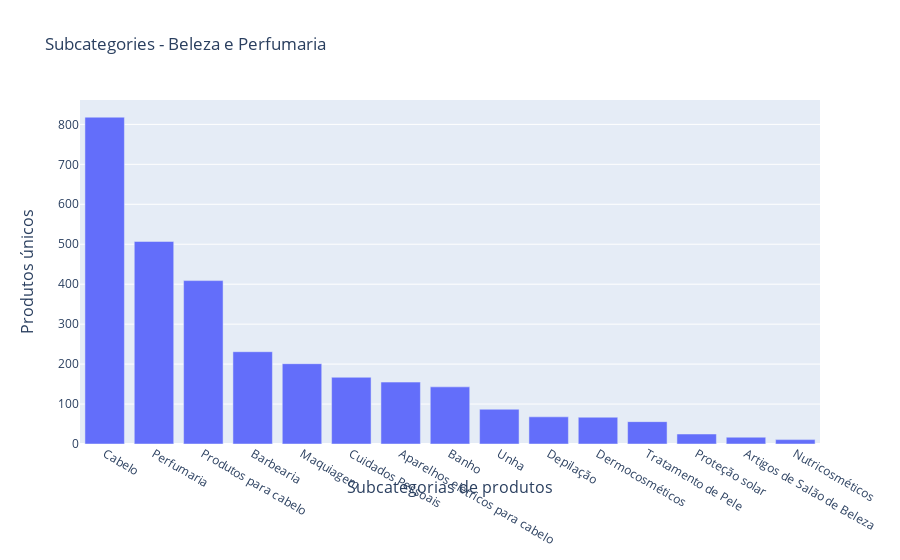

Notebook source saved alongside this figure:
### Code cell
plot_subcategories(df=df, categorie="Beleza e Perfumaria")

### Figure 1 — Plotly figure (JSON) as saved in the notebook; plotly's stock layout.template omitted (floating-point values rounded to 4 significant figures)
{"data": [{"type": "bar", "x": ["Cabelo", "Perfumaria", "Produtos para cabelo", "Barbearia", "Maquiagem", "Cuidados Pessoais", "Aparelhos elétricos para cabelo", "Banho", "Unha", "Depilação", "Dermocosméticos", "Tratamento de Pele", "Proteção solar", "Artigos de Salão de Beleza", "Nutricosméticos"], "xaxis": "x", "y": [818, 507, 409, 231, 201, 167, 155, 143, 87, 68, 67, 56, 25, 17, 11], "yaxis": "y"}], "layout": {"annotations": [{"font": {"size": 16}, "showarrow": false, "text": "Subcategorias de produtos", "x": 0.5, "xanchor": "center", "xref": "paper", "y": 0, "yanchor": "top", "yref": "paper", "yshift": -30}, {"font": {"size": 16}, "showarrow": false, "text": "Produtos únicos", "textangle": -90, "x": 0, "xanchor": "right", "xref": "paper", "xshift": -40, "y": 0.5, "yanchor": "middle", "yref": "paper"}], "hovermode": "x unified", "legend": {"orientation": "h", "y": 1.18}, "title": {"text": "\n        Subcategories - Beleza e Perfumaria\n        "}, "xaxis": {"anchor": "y", "domain": [0, 1]}, "yaxis": {"anchor": "x", "domain": [0, 1]}}}
